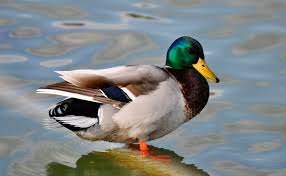
#> input picture Duck.jpg, 286 x 176 px, found by its file name
$ jupyter execute 'OpenCV Image Thresholding.ipynb'
#> lines starting #> are read from the running program, lines starting #| are printed output that depends on the picture; after the words box and inside, x2 and y2 are one past the last pixel; in counts of white or black regions, pixels touching at a corner belong together
# Ex. No: 08
## THRESHOLDING

**Name :** CHARUKESH S    **Reg. No :** 212224230044   **Slot No :** T2-J6

[cell 1]
# Load the necessary packages
import cv2
import numpy as np
import matplotlib.pyplot as plt

[cell 2]
image = cv2.imread("DUCK.jpg")
#> image is the input picture: shape (176, 286, 3); mean B, G, R 134.6, 133.4, 127.4

image = cv2.cvtColor(image, cv2.COLOR_BGR2RGB)


image_gray = cv2.imread("DUCK.jpg",0)
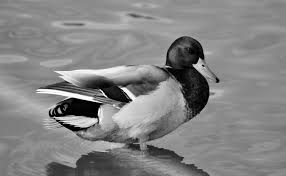
#> image_gray: shape (176, 286); min 0, max 255, mean 131.8

[cell 3]
ret,thresh_dipt1 = cv2.threshold(image_gray,86,255,cv2.THRESH_BINARY)
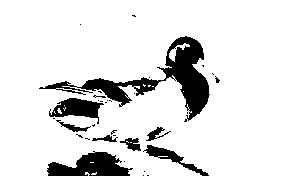
#> thresh_dipt1: shape (176, 286); 87.6% white; 33 black regions (25 under 20 px), largest, box (x1, y1, x2, y2) and area: (39, 36, 210, 122) 3213, (47, 151, 133, 176) 1289, (49, 98, 104, 124) 719

ret,thresh_dipt2 = cv2.threshold(image_gray,86,255,cv2.THRESH_BINARY_INV)

ret,thresh_dipt3 = cv2.threshold(image_gray,86,255,cv2.THRESH_TOZERO)
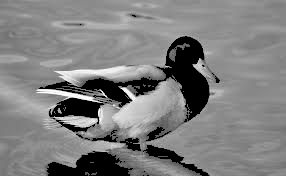
#> thresh_dipt3: shape (176, 286); min 0, max 255, mean 126.4

ret,thresh_dipt4 = cv2.threshold(image_gray,86,255,cv2.THRESH_TOZERO_INV)
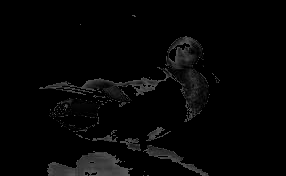
#> thresh_dipt4: shape (176, 286); min 0, max 86, mean 5.4

ret,thresh_dipt5 = cv2.threshold(image_gray,100,255,cv2.THRESH_TRUNC)
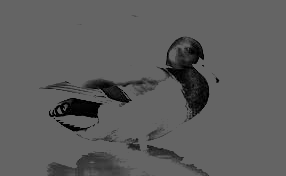
#> thresh_dipt5: shape (176, 286); min 0, max 100, mean 92.8

[cell 4]
ret,thresh_dipt6 = cv2.threshold(
    image_gray,
    0,
    255,
    cv2.THRESH_BINARY + cv2.THRESH_OTSU
)
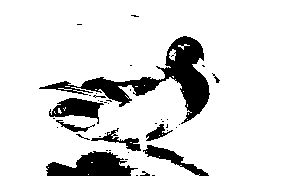
#> thresh_dipt6: shape (176, 286); 86.2% white; 42 black regions (32 under 20 px), largest, box (x1, y1, x2, y2) and area: (39, 36, 210, 124) 3451, (46, 151, 138, 176) 1406, (49, 98, 104, 124) 731
#> ret = 96

[cell 5]
thresh_dipt7 = cv2.adaptiveThreshold(
    image_gray,
    255,
    cv2.ADAPTIVE_THRESH_MEAN_C,
    cv2.THRESH_BINARY,
    11,
    2
)
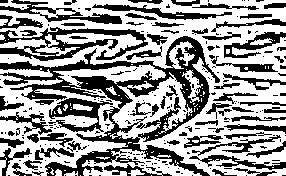
#> thresh_dipt7: shape (176, 286); 59.7% white; 242 black regions (172 under 20 px), largest, box (x1, y1, x2, y2) and area: (0, 36, 220, 176) 7305, (0, 27, 148, 61) 1840, (48, 98, 113, 132) 876

thresh_dipt8 = cv2.adaptiveThreshold(
    image_gray,
    255,
    cv2.ADAPTIVE_THRESH_GAUSSIAN_C,
    cv2.THRESH_BINARY,
    11,
    2
)
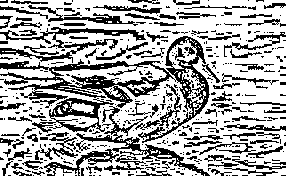
#> thresh_dipt8: shape (176, 286); 66.2% white; black in thin lines or dots

[cell 6]
# Titles for display

titles = [
    "Gray Image",
    "Threshold Image (Binary)",
    "Threshold Image (Binary Inverse)",
    "Threshold Image (To Zero)",
    "Threshold Image (To Zero-Inverse)",
    "Threshold Image (Truncate)",
    "Otsu",
    "Adaptive Threshold (Mean)",
    "Adaptive Threshold (Gaussian)"
]

[cell 7]
# Store all images in a list

images = [
    image_gray,
    thresh_dipt1,
    thresh_dipt2,
    thresh_dipt3,
    thresh_dipt4,
    thresh_dipt5,
    thresh_dipt6,
    thresh_dipt7,
    thresh_dipt8
]

[cell 8]
# Display the results

for i in range(0,9):

    plt.figure(figsize=(10,10))

    plt.subplot(1,2,1)
    plt.title("Original Image")
    plt.imshow(image)
    plt.axis("off")

    plt.subplot(1,2,2)
    plt.title(titles[i])
    plt.imshow(images[i], cmap='gray')
    plt.axis("off")

    plt.show()
